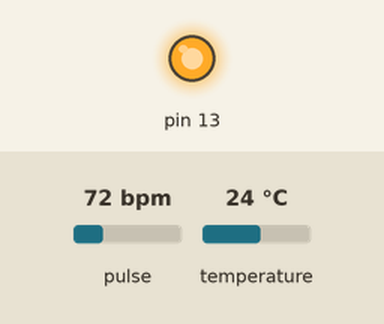
Recording of a sketch running on a simulated Arduino Uno, built with avr-gcc and run on an emulated ATmega328P. Parts: output pins drawn as LEDs (lit = HIGH). The test bench sets the inputs (shaded band); at power-on: pulse 72 bpm, temperature 24 °C. What the sketch prints to the serial monitor is not drawn.

Above: at 0.1 s.
Timing chart, 0 to 1.6 s (numbered marks = the images above):
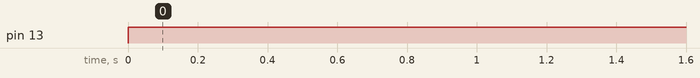

Measured:
- by itself, pin 13: LOW → HIGH at 0.00 s

The sketch:

temp_pulse_sensor.ino
```cpp
/*  Getting_BPM_to_Monitor prints the BPM to the Serial Monitor, using the least lines of code and PulseSensor Library.
 *  Tutorial Webpage: https://pulsesensor.com/pages/getting-advanced
 *
--------Use This Sketch To------------------------------------------
1) Displays user's live and changing BPM, Beats Per Minute, in Arduino's native Serial Monitor.
2) Print: "♥  A HeartBeat Happened !" when a beat is detected, live.
2) Learn about using a PulseSensor Library "Object".
4) Blinks LED on PIN 13 with user's Heartbeat.
--------------------------------------------------------------------*/

#define USE_ARDUINO_INTERRUPTS true    // Set-up low-level interrupts for most acurate BPM math.
#include <PulseSensorPlayground.h>     // Includes the PulseSensorPlayground Library.

//  Variables

#include <OneWire.h>
#include <DallasTemperature.h>

#define ONE_WIRE_BUS 8

OneWire oneWire(ONE_WIRE_BUS);

DallasTemperature sensors(&oneWire);

float Celsius = 0;
float Fahrenheit = 0;

const int PulseWire = 0;       // PulseSensor PURPLE WIRE connected to ANALOG PIN 0
const int LED13 = 13;          // The on-board Arduino LED, close to PIN 13.
int Threshold = 550;           // Determine which Signal to "count as a beat" and which to ignore.
                               // Use the "Gettting Started Project" to fine-tune Threshold Value beyond default setting.
                               // Otherwise leave the default "550" value.

PulseSensorPlayground pulseSensor;  // Creates an instance of the PulseSensorPlayground object called "pulseSensor"


void setup() {

  Serial.begin(9600);          // For Serial Monitor

  // Configure the PulseSensor object, by assigning our variables to it.
  pulseSensor.analogInput(PulseWire);
  pulseSensor.blinkOnPulse(LED13);       //auto-magically blink Arduino's LED with heartbeat.
  pulseSensor.setThreshold(Threshold);

  // Double-check the "pulseSensor" object was created and "began" seeing a signal.
   if (pulseSensor.begin()) {
    Serial.println("We created a pulseSensor Object !");  //This prints one time at Arduino power-up,  or on Arduino reset.
  }
}


void loop() {

 int myBPM = pulseSensor.getBeatsPerMinute();  // Calls function on our pulseSensor object that returns BPM as an "int".
                                               // "myBPM" hold this BPM value now.

if (pulseSensor.sawStartOfBeat()) {            // Constantly test to see if "a beat happened".
 Serial.println("♥  A HeartBeat Happened ! "); // If test is "true", print a message "a heartbeat happened".
 Serial.print("BPM: ");                        // Print phrase "BPM: "
 Serial.println(myBPM);                        // Print the value inside of myBPM.
}
  sensors.requestTemperatures();
  delay(100);

  Celsius = sensors.getTempCByIndex(0);
  Fahrenheit = sensors.toFahrenheit(Celsius);

  Serial.print(Celsius);
  Serial.print(" C  ");
  Serial.print(Fahrenheit);
  Serial.println(" F");

  delay(1000);
                // considered best practice in a simple sketch.

}
```
